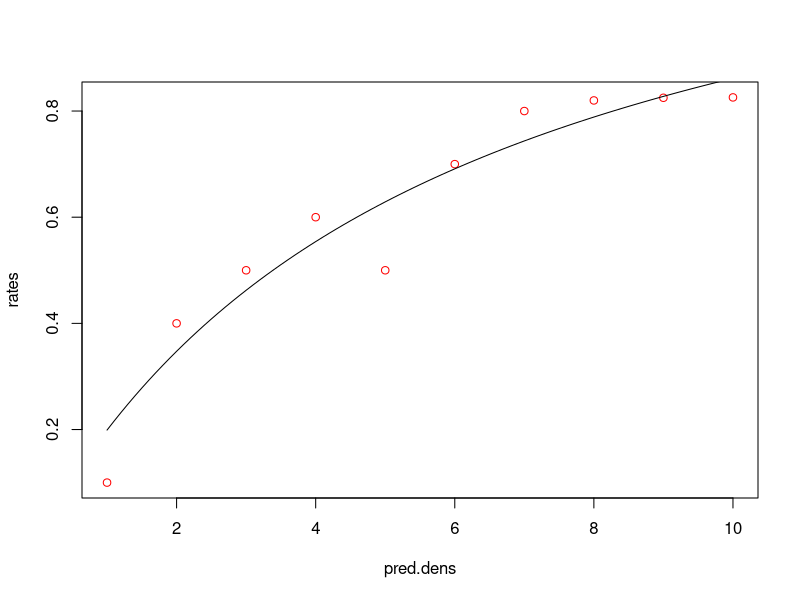
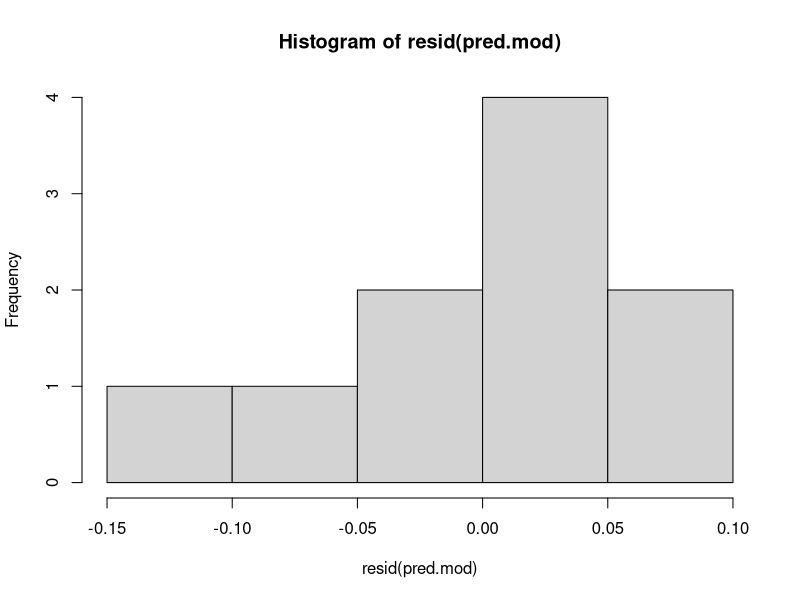
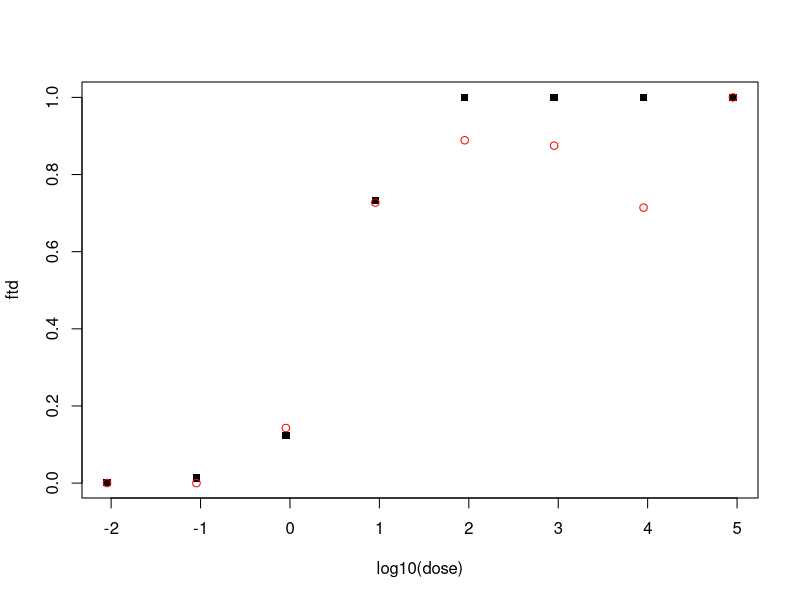

Reproduce these figures in R, in order.
#ex_nls_models


##nls models - Michaelis-Menten
pred.dens = seq(1,10, length.out=10) #create prey density
rates = c(.1,0.4,.5,.6,.5,.7,.8,.82,.825,.8257) #make up some capture rates
pred.dat = data.frame(pred.dens,rates) 

a = 1
b = 3
preds = (a*(pred.dens))/((b)+(pred.dens))

pred.mod<-nls(rates~((a*(pred.dens))/((b)+(pred.dens))),
              data=pred.dat, 
              start=list(a=1.36,b=5.87), #need to supply starting values
              trace = TRUE)

summary(pred.mod)

new.preds = seq(1,10,by=.1)
ftd=predict(pred.mod,newdata = list(pred.dens = new.preds)) #note need to include list!
plot(rates~pred.dens, col="red") #actual data
lines(new.preds,ftd) #fitted data

hist(resid(pred.mod))
shapiro.test(resid(pred.mod))


##nls model - monomolecular models##

dose=c(0.009, 0.09, 0.9, 9, 90, 900, 9000, 90000)
pos=c(0,0,1,8,8,7,5,3)
tot=c(7,7,7,11,9,8,7,3)

pi_o=pos/tot
data=data.frame(dose,pos,tot,pi_o)

dose.nls<-nls(pi_o~(1-exp(-(theta*(dose)))),
              data=data, 
              start=list(theta=0.05), 
              trace = TRUE)

summary(dose.nls)


ftd=fitted(dose.nls)
plot(ftd~log10(dose), pch=15) #fitted curve
points(pi_o~log10(dose),col="red") #actual points

##calculate mean-squared error
resid.sq = (resid(dose.nls)^2)
mse = mean(resid.sq)
print(mse)
